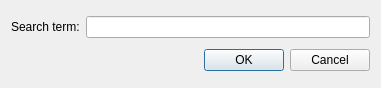
<?xml version="1.0" encoding="UTF-8"?>
<ui version="4.0">
 <class>Dialog</class>
 <widget class="QDialog" name="Dialog">
  <property name="geometry">
   <rect>
    <x>0</x>
    <y>0</y>
    <width>381</width>
    <height>88</height>
   </rect>
  </property>
  <property name="windowTitle">
   <string>Search</string>
  </property>
  <layout class="QGridLayout" name="gridLayout">
   <item row="0" column="0">
    <layout class="QHBoxLayout" name="horizontalLayout">
     <item>
      <widget class="QLabel" name="label">
       <property name="text">
        <string>Search term:</string>
       </property>
      </widget>
     </item>
     <item>
      <widget class="QLineEdit" name="lineEdit"/>
     </item>
    </layout>
   </item>
   <item row="1" column="0">
    <widget class="QDialogButtonBox" name="buttonBox">
     <property name="orientation">
      <enum>Qt::Horizontal</enum>
     </property>
     <property name="standardButtons">
      <set>QDialogButtonBox::Cancel|QDialogButtonBox::Ok</set>
     </property>
    </widget>
   </item>
  </layout>
 </widget>
 <resources/>
 <connections>
  <connection>
   <sender>buttonBox</sender>
   <signal>accepted()</signal>
   <receiver>Dialog</receiver>
   <slot>accept()</slot>
   <hints>
    <hint type="sourcelabel">
     <x>248</x>
     <y>254</y>
    </hint>
    <hint type="destinationlabel">
     <x>157</x>
     <y>274</y>
    </hint>
   </hints>
  </connection>
  <connection>
   <sender>buttonBox</sender>
   <signal>rejected()</signal>
   <receiver>Dialog</receiver>
   <slot>reject()</slot>
   <hints>
    <hint type="sourcelabel">
     <x>316</x>
     <y>260</y>
    </hint>
    <hint type="destinationlabel">
     <x>286</x>
     <y>274</y>
    </hint>
   </hints>
  </connection>
 </connections>
</ui>
